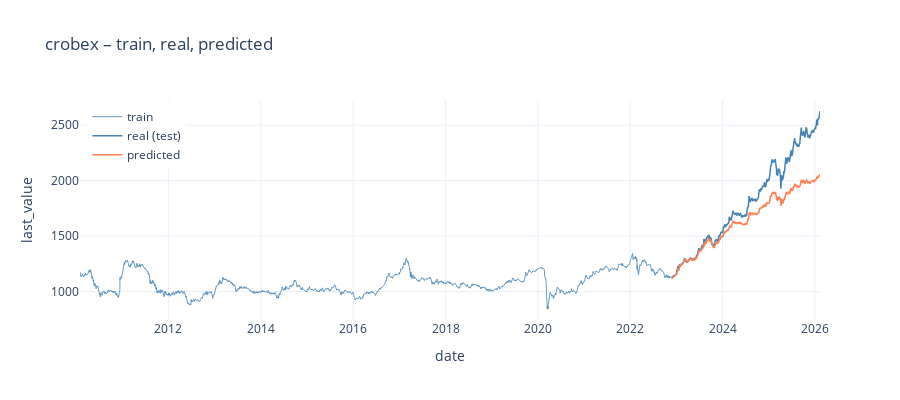

Write notebook code for a chart like this one.
### Code cell
cutoff_idx = LOOKBACK + split
dates = df["date"].loc[df["last_value"].notna()].values
train_vals = scaler.inverse_transform(scaled[:cutoff_idx])

# plotly: train, real (test), predicted
fig = go.Figure()
fig.add_trace(
    go.Scatter(
        x=dates[:cutoff_idx],
        y=train_vals.ravel(),
        name="train",
        mode="lines",
        line=dict(color="steelblue", width=1),
        opacity=0.8,
    )
)
fig.add_trace(
    go.Scatter(
        x=dates[cutoff_idx:],
        y=real.ravel(),
        name="real (test)",
        mode="lines",
        line=dict(color="steelblue", width=1.5),
    )
)
fig.add_trace(
    go.Scatter(
        x=dates[cutoff_idx:],
        y=pred_test.ravel(),
        name="predicted",
        mode="lines",
        line=dict(color="coral", width=1.5),
    )
)
fig.add_vline(x=dates[cutoff_idx], line_dash="dash", line_color="gray", line_width=1)
fig.update_layout(
    title="crobex – train, real, predicted",
    xaxis_title="date",
    yaxis_title="last_value",
    height=400,
    template="plotly_white",
    legend=dict(yanchor="top", y=0.99, xanchor="left", x=0.01),
)

fig.show()

### Figure 1 — Plotly figure (JSON) as saved in the notebook; plotly's stock layout.template omitted (floating-point values rounded to 4 significant figures; data arrays with more than 128 entries replaced by an {"elided": "..."} marker saying what was removed)
{"data": [{"line": {"color": "steelblue", "width": 1}, "mode": "lines", "name": "train", "opacity": 0.8, "type": "scatter", "x": {"elided": "3196 str values"}, "y": {"elided": "3196 float values"}}, {"line": {"color": "steelblue", "width": 1.5}, "mode": "lines", "name": "real (test)", "type": "scatter", "x": {"elided": "795 str values"}, "y": {"elided": "795 float values"}}, {"line": {"color": "coral", "width": 1.5}, "mode": "lines", "name": "predicted", "type": "scatter", "x": {"elided": "795 str values"}, "y": {"elided": "795 float values"}}], "layout": {"height": 400, "legend": {"x": 0.01, "xanchor": "left", "y": 0.99, "yanchor": "top"}, "shapes": [{"line": {"color": "gray", "dash": "dash", "width": 1}, "type": "line", "x0": 1669248000000000000, "x1": 1669248000000000000, "xref": "x", "y0": 0, "y1": 1, "yref": "y domain"}], "title": {"text": "crobex – train, real, predicted"}, "xaxis": {"title": {"text": "date"}}, "yaxis": {"title": {"text": "last_value"}}}}
